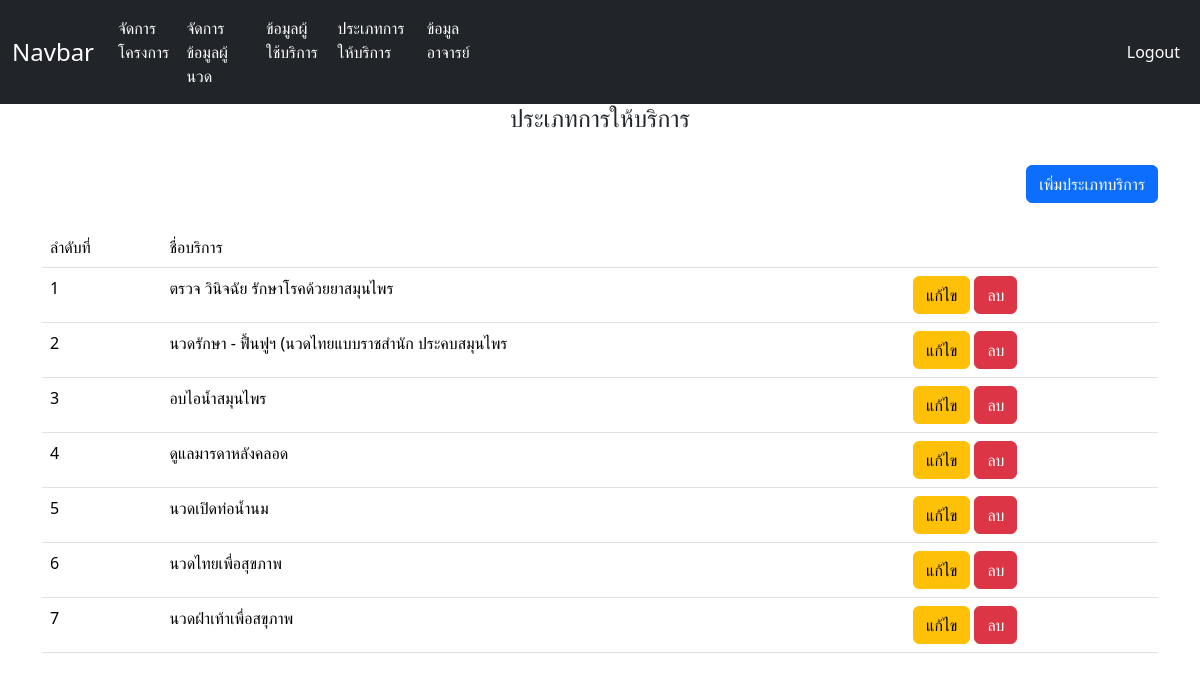
Screenshot of /showService.php (signed in) with the database file from the repository.
### tables this page shows
CREATE TABLE `service` (
  `s_id` tinyint(4) NOT NULL,
  `s_name` varchar(100) NOT NULL
);

### showService.php (the view, shortened to what this page needs)
<?php
if (isset($_SESSION["valid_uname"]) && isset($_SESSION["valid_upass"]) && isset($_SESSION["valid_utype"])) {
    include 'module/connect.php';
$sql = "SELECT * FROM service";
$result = mysqli_query($conn, $sql)
    or die("Error in query: $sql " . mysqli_error($conn));
?>
<!DOCTYPE html>
<html lang="en">
<head>
</head>
<body>
    <?php
    include 'component/admin_nav.php';
    ?>
    <h4 align="center">ประเภทการให้บริการ</h4>
    <br>
    <div class="container">
        <div class="row">
            <div class="col-sd-12">
                <div class="d-flex justify-content-end">
                    <a href="addService.php" class="btn btn-primary">เพิ่มประเภทบริการ</a>
                </div>
                <br>
                <div align="center">
                    <table class="table">
                        <tr>
                            <td>
                                ลำดับที่
                            </td>
                            <td>
                                ชื่อบริการ
                            </td>
                            <td>
                            </td>
                        </tr>
                        <?php
                        while ($rs = mysqli_fetch_array($result)) {
                        ?>
                            <tr>
                                <td>
                                    <?php echo $rs['s_id'] ?>
                                </td>
                                <td>
                                    <?php echo $rs['s_name']; ?>
                                </td>
                                <td>
                                    <button class="btn btn-warning btn-edit" name="btn_edit" data-id="<?php echo $rs['s_id']; ?>">แก้ไข</button>
                                    <button class="btn btn-danger btn-delete" data-id="<?php echo $rs['s_id']; ?>">ลบ</button>
                                </td>
                            </tr>
                        <?php
                        }
                        ?>
                    </table>
                </div>
            </div>
        </div>
    </div>
</body>
</html>
<?php
} else {
    echo "<script> alert('Please Login'); window.location='frm_login.php';</script>";
    exit();
}
?>

### rows the page displays
service: s_id "1", s_name "ตรวจ วินิจฉัย รักษาโรคด้วยยาสมุนไพร"
service: s_id "2", s_name "นวดรักษา - ฟื้นฟูฯ (นวดไทยแบบราชสำนัก ประคบสมุนไพร"
service: s_id "3", s_name "อบไอน้ำสมุนไพร"
service: s_id "4", s_name "ดูแลมารดาหลังคลอด"
service: s_id "5", s_name "นวดเปิดท่อน้ำนม"
service: s_id "6", s_name "นวดไทยเพื่อสุขภาพ"
service: s_id "7", s_name "นวดฝ่าเท้าเพื่อสขุภาพ"
